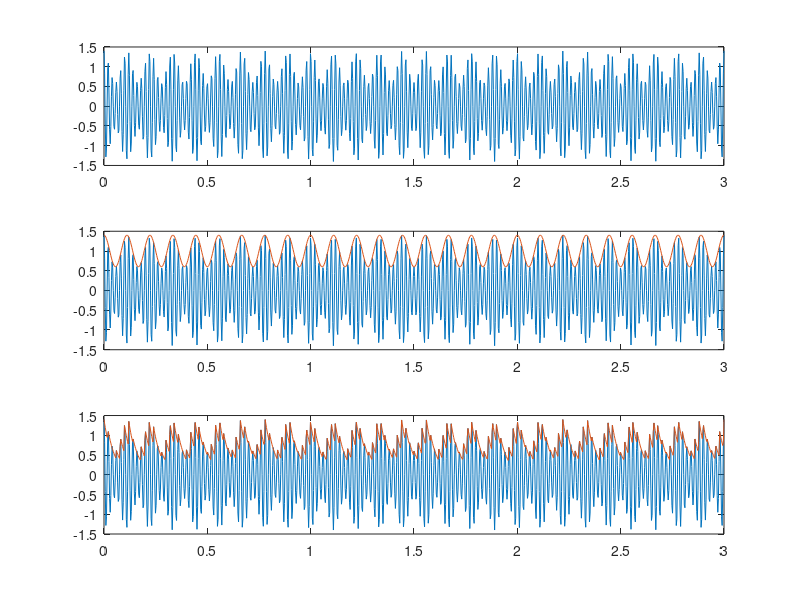
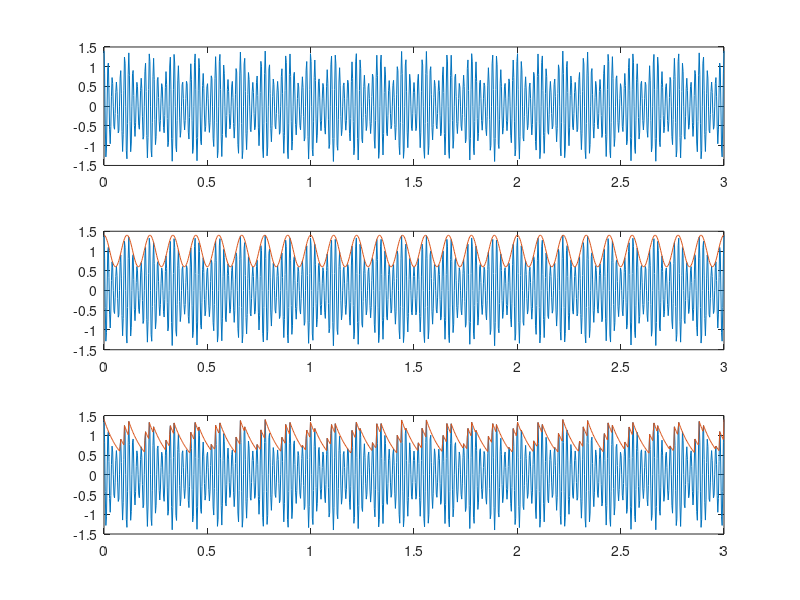

These figures' MATLAB source, in order:
clear
clc
close all
fm = 9;
fc = 50;
%ka = [0.4,1.5];
ka1 = 0.4;
ka2 = 0.4;
ts = 0.003; 
t = 0:ts:3;
Mt = cos(2*pi*fm*t);
Ct = cos(2*pi*fc*t);
%for k=1:2
St1 =(1+(ka1*Mt)).*Ct;
Et1 =1+(ka1*Mt);
St2 =(1+(ka2*Mt)).*Ct;
Et2 =1+(ka2*Mt);

%RC = Et/(2*pi*fm*ka*sin(2*pi*fm*t));
%Emax = 1+ka;
%Vct = Et*(1-(t/(RC)));

subplot(3,1,1)
plot(t,St1)
subplot(3,1,2)
plot(t,St1)
hold on
subplot(3,1,2)
plot(t,Et1)
hold on
subplot(3,1,2)
%stem(t,St1)

Vct1(1) = St1(1);
Vct2(1) = St2(1);
%t1 =(0:length(St)-1).*ts;
%R=[10^5,10^4].*3.6;
R=10^4*4;
C=10^-6;
%for n=1:2
    for i=2:length(St1)
        if St1(i)>Vct1(i-1)
        Vct1(i)=St1(i);
        else
        %Vct1(i)= Vct1(i-1).*(exp(-ts/(R*C)));
        %Vct1(i)= Vct1(i-1).*(exp(-ts/(R*C)));
        Vct1(i)= Vct1(i-1).*(1-(ts/(R*C)));
        end
    end
    for i=2:length(St2)
        if St2(i)>Vct2(i-1)
        Vct2(i)=St2(i);
        else
        %Vct2(i)= Vct2(i-1).*(exp(-ts/(R*C)));
        %Vct2(i)= Vct2(i-1).*(exp(-ts/(R(n)*C)));
        Vct2(i)= Vct2(i-1).*(1-(ts/(0.09)));
        end
    end
subplot(3,1,3)
plot(t,St1)
hold on
subplot(3,1,3)
plot(t,Vct1)
hold on
subplot(3,1,3)
%stem(t,St1)
%end
%end

figure
subplot(3,1,1)
plot(t,St2)
subplot(3,1,2)
plot(t,St2)
hold on
subplot(3,1,2)
plot(t,Et2)
hold on
subplot(3,1,2)
%stem(t,St2)
subplot(3,1,3)
plot(t,St2)
hold on
subplot(3,1,3)
plot(t,Vct2)
hold on
subplot(3,1,3)
%stem(t,St2)